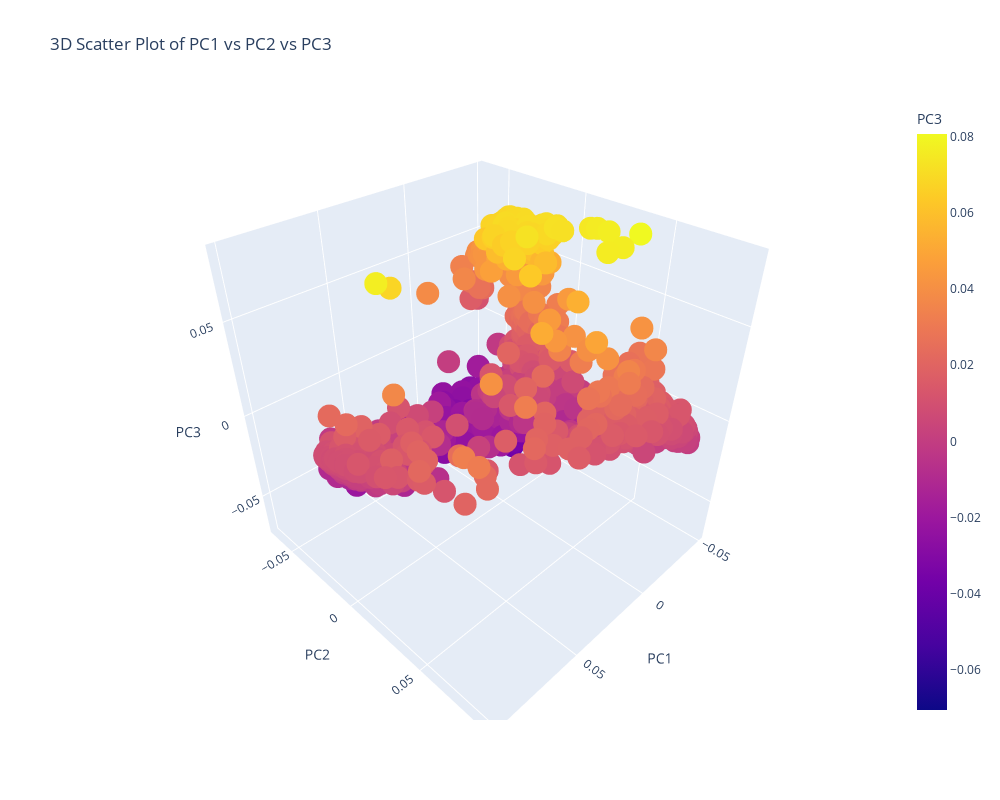

Notebook cell for this chart:
### Code cell
# 3D plot on Transformed Data

numerical_cols = data_tranformed.columns.difference(["site"])
numerical_df = data_tranformed[numerical_cols]

pca = PCA(n_components=4)
principal_components = pca.fit_transform(numerical_df)
pca_df = pd.DataFrame(data=principal_components, columns=['PC1', 'PC2', 'PC3', 'PC4'])

x_col = 'PC1'
y_col = 'PC2'
z_col = 'PC3'

fig = px.scatter_3d(pca_df, x=x_col, y=y_col, z=z_col, color=z_col,
                    title=f'3D Scatter Plot of {x_col} vs {y_col} vs {z_col}')
fig.update_layout(width=1000, height=800)
fig.show()

### Figure 1 — Plotly figure (JSON) as saved in the notebook; plotly's stock layout.template omitted (floating-point values rounded to 4 significant figures; data arrays with more than 128 entries replaced by an {"elided": "..."} marker saying what was removed)
{"data": [{"hovertemplate": "PC1=%{x}<br>PC2=%{y}<br>PC3=%{marker.color}<extra></extra>", "legendgroup": "", "marker": {"color": {"elided": "4298 float values"}, "coloraxis": "coloraxis", "symbol": "circle"}, "mode": "markers", "name": "", "scene": "scene", "showlegend": false, "type": "scatter3d", "x": {"elided": "4298 float values"}, "y": {"elided": "4298 float values"}, "z": {"elided": "4298 float values"}}], "layout": {"coloraxis": {"colorbar": {"title": {"text": "PC3"}}, "colorscale": [[0, "#0d0887"], [0.1111, "#46039f"], [0.2222, "#7201a8"], [0.3333, "#9c179e"], [0.4444, "#bd3786"], [0.5556, "#d8576b"], [0.6667, "#ed7953"], [0.7778, "#fb9f3a"], [0.8889, "#fdca26"], [1, "#f0f921"]]}, "height": 800, "legend": {"tracegroupgap": 0}, "scene": {"domain": {"x": [0, 1], "y": [0, 1]}, "xaxis": {"title": {"text": "PC1"}}, "yaxis": {"title": {"text": "PC2"}}, "zaxis": {"title": {"text": "PC3"}}}, "title": {"text": "3D Scatter Plot of PC1 vs PC2 vs PC3"}, "width": 1000}}
